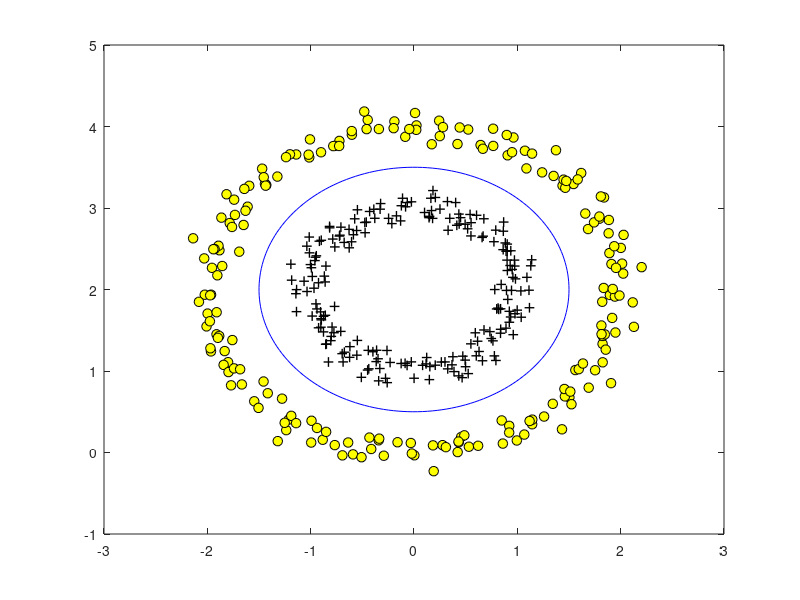
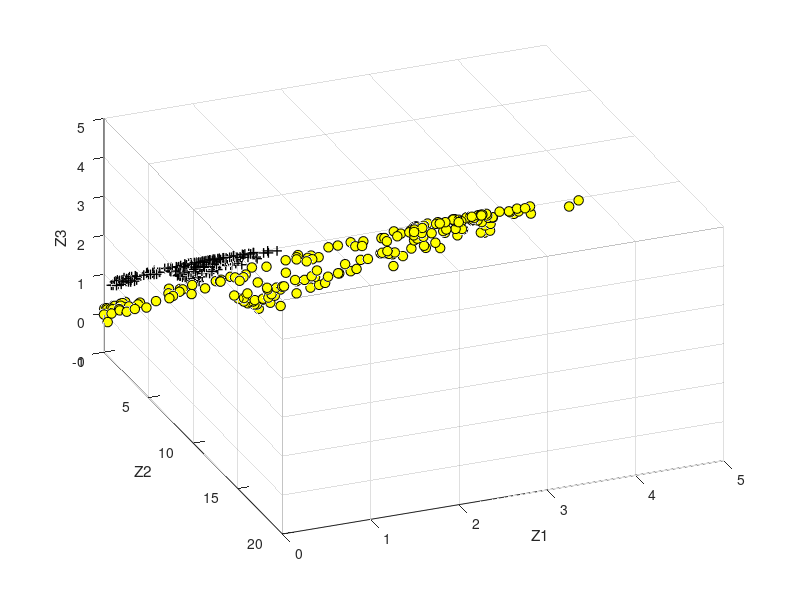

The MATLAB script that drew these images, in order:
theta=linspace(0,2*pi,200);
x1=cos(theta)+0.1*randn(1,200);
y1=sin(theta)+2+0.1*randn(1,200);
x2=2*cos(theta)+0.1*randn(1,200);
y2=2*sin(theta)+2+0.1*randn(1,200);
x3=1.5*cos(theta);
y3=1.5*sin(theta)+2;
% Figure 1
figure
plot(x2,y2,'ko','MarkerFaceColor','y','MarkerSize', 7);
hold on;
plot(x1,y1,'k+','LineWidth', 1, 'MarkerSize',7);
hold on;
plot(x3,y3,'b');
hold off;
% Figure 2
Z1=x1.^2; Z2=y1.^2; Z3=y1;
W1=x2.^2; W2=y2.^2; W3=y2;
figure
plot3(W1,W2,W3,'ko','MarkerFaceColor','y','MarkerSize', 7);
hold on;
plot3(Z1,Z2,Z3,'k+','LineWidth', 1, 'MarkerSize',7);
grid on;
xlabel('Z1'); ylabel('Z2'); zlabel('Z3');
view([22,-40]);
hold off;